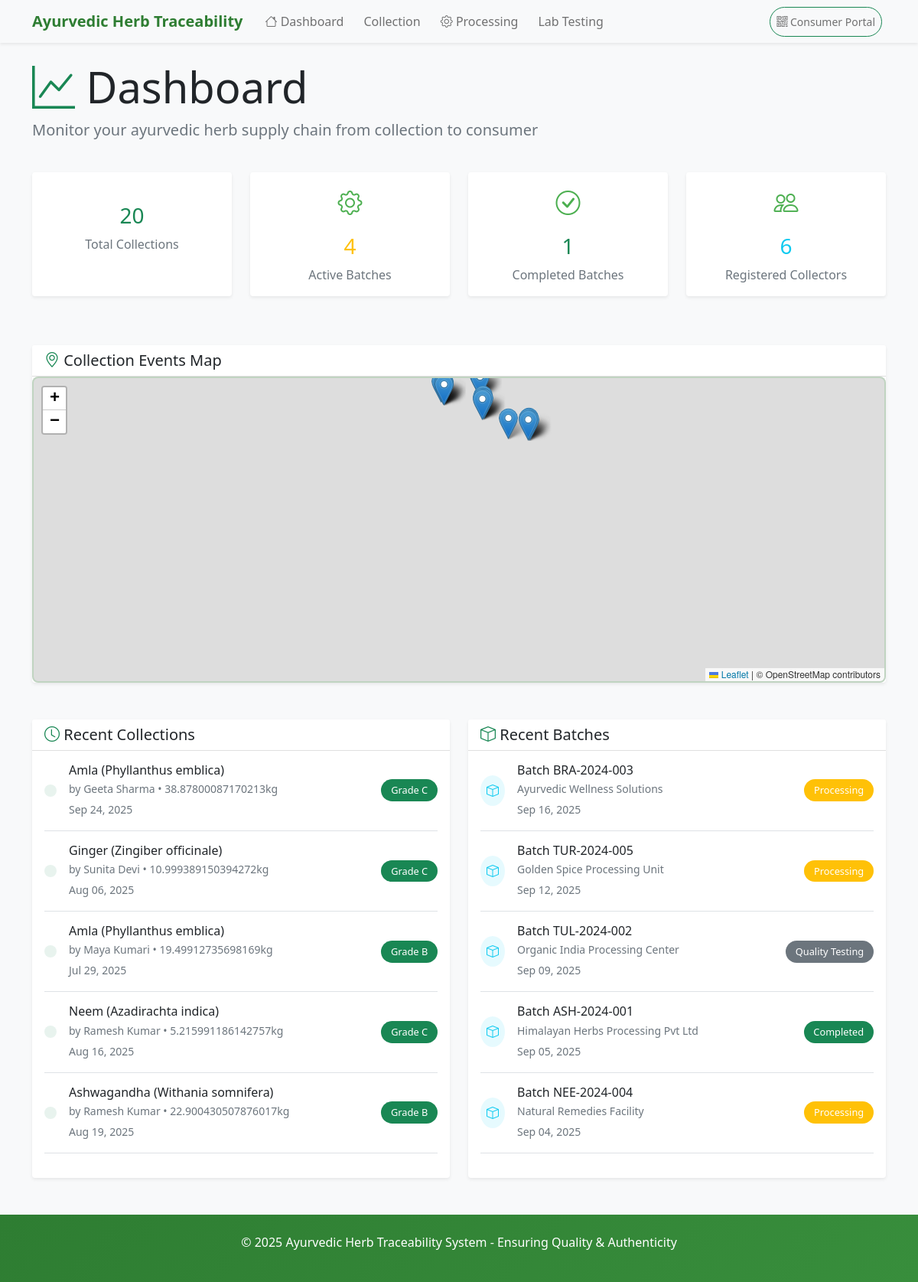
The page / on the database its author committed.
### traceability/models.py (models this page shows, shortened)
class CollectionEvent(models.Model):
    event_id = models.UUIDField(default=uuid.uuid4, unique=True, editable=False)
    collector = models.ForeignKey(Collector, on_delete=models.CASCADE)
    species = models.ForeignKey(HerbSpecies, on_delete=models.CASCADE)
    harvest_date = models.DateField()
    gps_latitude = models.FloatField()
    gps_longitude = models.FloatField()
    quantity_kg = models.FloatField()
    quality_grade = models.CharField(max_length=10, choices=[
        ('A', 'Grade A'), ('B', 'Grade B'), ('C', 'Grade C')
    ])
    weather_conditions = models.CharField(max_length=100)
    soil_ph = models.FloatField(null=True, blank=True)
    organic_certified = models.BooleanField(default=False)
    fair_trade_certified = models.BooleanField(default=False)
    created_at = models.DateTimeField(auto_now_add=True)

class HerbSpecies(models.Model):
    SPECIES_CHOICES = [
        ('ashwagandha', 'Ashwagandha (Withania somnifera)'),
        ('tulsi', 'Tulsi (Ocimum tenuiflorum)'),
        ('brahmi', 'Brahmi (Bacopa monnieri)'),
        ('neem', 'Neem (Azadirachta indica)'),
        ('turmeric', 'Turmeric (Curcuma longa)'),
        ('ginger', 'Ginger (Zingiber officinale)'),
        ('amla', 'Amla (Phyllanthus emblica)'),
    ]
    name = models.CharField(max_length=50, choices=SPECIES_CHOICES, unique=True)
    scientific_name = models.CharField(max_length=200)
    description = models.TextField(blank=True)

class Collector(models.Model):
    collector_id = models.CharField(max_length=50, unique=True)
    name = models.CharField(max_length=200)
    phone = models.CharField(max_length=15, blank=True)
    village = models.CharField(max_length=100)
    state = models.CharField(max_length=50)
    license_number = models.CharField(max_length=100, blank=True)
    created_at = models.DateTimeField(auto_now_add=True)

class ProcessingBatch(models.Model):
    batch_id = models.CharField(max_length=50, unique=True)
    collection_events = models.ManyToManyField(CollectionEvent)
    processing_facility = models.CharField(max_length=200)
    start_date = models.DateTimeField()
    end_date = models.DateTimeField(null=True, blank=True)
    batch_size_kg = models.FloatField()
    status = models.CharField(max_length=20, choices=[
        ('processing', 'Processing'),
        ('quality_testing', 'Quality Testing'),
        ('completed', 'Completed'),
        ('rejected', 'Rejected'),
    ], default='processing')
    qr_code = models.ImageField(upload_to='qr_codes/', blank=True)

### traceability/views.py (the view)
# urls.py: 2. Add a URL to urlpatterns:  path('', views.home, name='home')
def home(request):
    context = {
        'total_collections': CollectionEvent.objects.count(),
        'active_batches': ProcessingBatch.objects.filter(status__in=['processing', 'quality_testing']).count(),
        'completed_batches': ProcessingBatch.objects.filter(status='completed').count(),
        'total_collectors': Collector.objects.count(),
        'recent_collections': CollectionEvent.objects.select_related('collector', 'species').order_by('-created_at')[:5],
        'recent_batches': ProcessingBatch.objects.order_by('-start_date')[:5],
    }
    return render(request, 'traceability/home.html', context)

### traceability/templates/traceability/home.html (shortened to what this page needs)
{% extends 'traceability/base.html' %}
{% block content %}
<div class="row mb-4">
    <div class="col">
        <h1 class="display-4">
            <i class="bi bi-graph-up text-success"></i>
            Dashboard
        </h1>
        <p class="lead text-muted">Monitor your ayurvedic herb supply chain from collection to consumer</p>
    </div>
</div>
<div class="row mb-5">
    <div class="col-md-3 mb-3">
        <div class="card card-hover border-0 shadow-sm h-100">
            <div class="card-body text-center">
                <h3 class="text-success">{{ total_collections }}</h3>
                <p class="text-muted mb-0">Total Collections</p>
            </div>
        </div>
    </div>
    <div class="col-md-3 mb-3">
        <div class="card card-hover border-0 shadow-sm h-100">
            <div class="card-body text-center">
                <div class="herb-icon">
                    <i class="bi bi-gear"></i>
                </div>
                <h3 class="text-warning">{{ active_batches }}</h3>
                <p class="text-muted mb-0">Active Batches</p>
            </div>
        </div>
    </div>
    <div class="col-md-3 mb-3">
        <div class="card card-hover border-0 shadow-sm h-100">
            <div class="card-body text-center">
                <div class="herb-icon">
                    <i class="bi bi-check-circle"></i>
                </div>
                <h3 class="text-success">{{ completed_batches }}</h3>
                <p class="text-muted mb-0">Completed Batches</p>
            </div>
        </div>
    </div>
    <div class="col-md-3 mb-3">
        <div class="card card-hover border-0 shadow-sm h-100">
            <div class="card-body text-center">
                <div class="herb-icon">
                    <i class="bi bi-people"></i>
                </div>
                <h3 class="text-info">{{ total_collectors }}</h3>
                <p class="text-muted mb-0">Registered Collectors</p>
            </div>
        </div>
    </div>
</div>
<div class="row mb-5">
    <div class="col-12">
        <div class="card border-0 shadow-sm">
            <div class="card-header bg-white">
                <h5 class="card-title mb-0">
                    <i class="bi bi-geo-alt text-success"></i>
                    Collection Events Map
                </h5>
            </div>
            <div class="card-body p-0">
                <div id="collectionsMap" class="map-container"></div>
            </div>
        </div>
    </div>
</div>
<div class="row">
    <div class="col-md-6">
        <div class="card border-0 shadow-sm">
            <div class="card-header bg-white">
                <h5 class="card-title mb-0">
                    <i class="bi bi-clock text-success"></i>
                    Recent Collections
                </h5>
            </div>
            <div class="card-body">
                {% for collection in recent_collections %}
                <div class="d-flex align-items-center mb-3 pb-3 border-bottom">
                    <div class="flex-shrink-0">
                        <div class="bg-success bg-opacity-10 rounded-circle p-2">
                        </div>
                    </div>
                    <div class="flex-grow-1 ms-3">
                        <h6 class="mb-1">{{ collection.species.get_name_display }}</h6>
                        <p class="mb-1 text-muted small">
                            by {{ collection.collector.name }} • {{ collection.quantity_kg }}kg
                        </p>
                        <small class="text-muted">{{ collection.harvest_date|date:"M d, Y" }}</small>
                    </div>
                    <div class="flex-shrink-0">
                        <span class="badge bg-success status-badge">
                            Grade {{ collection.quality_grade }}
                        </span>
                    </div>
                </div>
                {% empty %}
                <p class="text-muted">No recent collections</p>
                {% endfor %}
            </div>
        </div>
    </div>
    <div class="col-md-6">
        <div class="card border-0 shadow-sm">
            <div class="card-header bg-white">
                <h5 class="card-title mb-0">
                    <i class="bi bi-box text-success"></i>
                    Recent Batches
                </h5>
            </div>
            <div class="card-body">
                {% for batch in recent_batches %}
                <div class="d-flex align-items-center mb-3 pb-3 border-bottom">
                    <div class="flex-shrink-0">
                        <div class="bg-info bg-opacity-10 rounded-circle p-2">
                            <i class="bi bi-box text-info"></i>
                        </div>
                    </div>
                    <div class="flex-grow-1 ms-3">
                        <h6 class="mb-1">Batch {{ batch.batch_id }}</h6>
                        <p class="mb-1 text-muted small">{{ batch.processing_facility }}</p>
                        <small class="text-muted">{{ batch.start_date|date:"M d, Y" }}</small>
                    </div>
                    <div class="flex-shrink-0">
                        <span class="badge bg-{% if batch.status == 'completed' %}success{% elif batch.status == 'processing' %}warning{% else %}secondary{% endif %} status-badge">
                            {{ batch.get_status_display }}
                        </span>
                    </div>
                </div>
                {% empty %}
                <p class="text-muted">No recent batches</p>
                {% endfor %}
            </div>
        </div>
    </div>
</div>
{% endblock %}

### traceability/templates/traceability/base.html (shortened to what this page needs)
<!DOCTYPE html>
<html lang="en">
<head>
    <link href="https://cdn.jsdelivr.net/npm/bootstrap@5.1.3/dist/css/bootstrap.min.css" rel="stylesheet">
    <link href="https://cdn.jsdelivr.net/npm/bootstrap-icons@1.8.1/font/bootstrap-icons.css" rel="stylesheet">
    <link rel="stylesheet" href="https://unpkg.com/leaflet@1.9.4/dist/leaflet.css" />
    <link href="{% load static %}{% static 'css/custom.css' %}" rel="stylesheet">
</head>
<body>
    <nav class="navbar navbar-expand-lg navbar-light bg-light shadow-sm">
        <div class="container">
            <a class="navbar-brand" href="{% url 'home' %}">
                 Ayurvedic Herb Traceability
            </a>
            <div class="collapse navbar-collapse" id="navbarNav">
                <ul class="navbar-nav me-auto">
                    <li class="nav-item">
                        <a class="nav-link" href="{% url 'home' %}"><i class="bi bi-house"></i> Dashboard</a>
                    </li>
                    <li class="nav-item">
                        <a class="nav-link" href="{% url 'collector_form' %}"> Collection</a>
                    </li>
                    <li class="nav-item">
                        <a class="nav-link" href="{% url 'processing_form' %}"><i class="bi bi-gear"></i> Processing</a>
                    </li>
                    <li class="nav-item">
                        <a class="nav-link" href="{% url 'lab_form' %}"> Lab Testing</a>
                    </li>
                </ul>
                <ul class="navbar-nav">
                    <li class="nav-item">
                        <a class="nav-link btn btn-outline-success btn-sm" href="{% url 'consumer_portal' %}">
                            <i class="bi bi-qr-code"></i> Consumer Portal
                        </a>
                    </li>
                </ul>
            </div>
        </div>
    </nav>
    <main class="container mt-4">
        {% block content %}
        {% endblock %}
    </main>
    <footer class="bg-light mt-5 py-4">
        <div class="container text-center ">
            <p>&copy; 2025 Ayurvedic Herb Traceability System - Ensuring Quality & Authenticity</p>
        </div>
    </footer>
    <script src="{% load static %}{% static 'js/custom.js' %}"></script>
</body>
</html>

### static/css/custom.css (style rules this page uses)
:root { --primary-green: #2e7d32; --secondary-green: #4caf50; --light-green: #c8e6c9; --organic-gold: #ff6f00; --earth-brown: #5d4037; }
body { font-family: 'Segoe UI', Tahoma, Geneva, Verdana, sans-serif; background-color: #f8f9fa; }
.fade-in-up { animation: fadeInUp 0.8s ease-out; }
.card-hover { transition: all 0.3s ease; cursor: pointer; }
.map-container { height: 400px; width: 100%; border-radius: 8px; overflow: hidden; border: 2px solid rgba(76, 175, 80, 0.2); }
.status-badge { font-size: 0.85rem; padding: 0.6rem 1rem; font-weight: 500; border-radius: 20px; }
.herb-icon { font-size: 2.5rem; margin-bottom: 1rem; display: inline-block; transition: all 0.3s ease; }
.navbar-brand { font-weight: 700; color: var(--primary-green) !important; transition: all 0.3s ease; }
.nav-link { transition: all 0.3s ease; border-radius: 20px; margin: 0 5px; }
footer { background: linear-gradient(135deg, #2e7d32, #388e3c); color: white; }

### traceability/templates/traceability/base.html (style rules this page uses)
.navbar-brand { font-weight: bold; color: #2e7d32 !important; }
.card-hover { transition: transform 0.2s, box-shadow 0.2s; }
.map-container { height: 400px; width: 100%; border-radius: 8px; overflow: hidden; }
.status-badge { font-size: 0.8rem; padding: 0.5rem 0.8rem; }
.herb-icon { font-size: 2rem; color: #4caf50; margin-bottom: 1rem; }

### rows shown on the page
CollectionEvent: species.name "Amla (Phyllanthus emblica)", collector.name "Geeta Sharma", quantity_kg "38.87800087170213", harvest_date "Sep 24, 2025", quality_grade "C"
CollectionEvent: species.name "Ginger (Zingiber officinale)", collector.name "Sunita Devi", quantity_kg "10.999389150394272", harvest_date "Aug 06, 2025", quality_grade "C"
CollectionEvent: species.name "Amla (Phyllanthus emblica)", collector.name "Maya Kumari", quantity_kg "19.49912735698169", harvest_date "Jul 29, 2025", quality_grade "B"
CollectionEvent: species.name "Neem (Azadirachta indica)", collector.name "Ramesh Kumar", quantity_kg "5.215991186142757", harvest_date "Aug 16, 2025", quality_grade "C"
CollectionEvent: species.name "Ashwagandha (Withania somnifera)", collector.name "Ramesh Kumar", quantity_kg "22.900430507876017", harvest_date "Aug 19, 2025", quality_grade "B"
ProcessingBatch: batch_id "BRA-2024-003", processing_facility "Ayurvedic Wellness Solutions", start_date "Sep 16, 2025", status "Processing"
ProcessingBatch: batch_id "TUR-2024-005", processing_facility "Golden Spice Processing Unit", start_date "Sep 12, 2025", status "Processing"
ProcessingBatch: batch_id "TUL-2024-002", processing_facility "Organic India Processing Center", start_date "Sep 09, 2025", status "Quality Testing"
ProcessingBatch: batch_id "ASH-2024-001", processing_facility "Himalayan Herbs Processing Pvt Ltd", start_date "Sep 05, 2025", status "Completed"
ProcessingBatch: batch_id "NEE-2024-004", processing_facility "Natural Remedies Facility", start_date "Sep 04, 2025", status "Processing"

### other values the page prints
{{ total_collections }} "20"
{{ active_batches }} "4"
{{ completed_batches }} "1"
{{ total_collectors }} "6"
